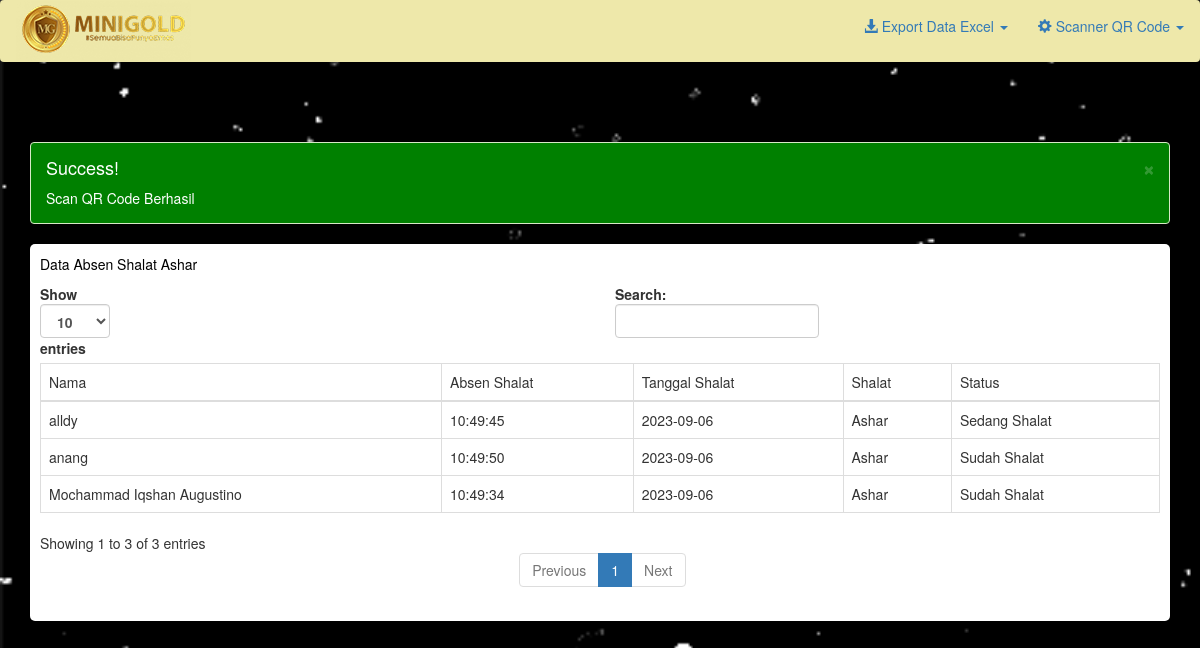
Page /table_absen2.php (signed in) on the committed database.
### tables this page shows
CREATE TABLE `ashar` (
  `id` int(11) NOT NULL,
  `nama` varchar(255) NOT NULL,
  `time_scan` varchar(255) NOT NULL,
  `TIMEOUT` varchar(255) NOT NULL,
  `LOGDATE` varchar(255) NOT NULL,
  `shalat` varchar(255) NOT NULL,
  `STATUS` varchar(255) NOT NULL
);

### table_absen2.php (the view, shortened to what this page needs)
<!DOCTYPE html>
<html>
<head>
    <link rel="stylesheet" href="https://maxcdn.bootstrapcdn.com/bootstrap/3.4.1/css/bootstrap.min.css">
    <link rel="stylesheet" href="css/bootstrap.min.css">
    </head>
</head>
<body>
  <nav class="navbar" style="background:#EEE8AA">
		  <div class="container-fluid">
			<div class="navbar-header">
			<div class="brand logo">
      <a href="index.php" title="Home" rel="home" class="site-branding__logo">
        <img src="logo-minigold-small.png" alt="Home">
      </a>
    </div>
			</div>
			<ul class="nav navbar-nav navbar-right">
         <li class="dropdown"><a class="dropdown-toggle" data-toggle="dropdown" href="#"><span class="glyphicon glyphicon-download-alt"></span> Export Data Excel <span class="caret"></span></a>
              <li class="dropdown"><a class="dropdown-toggle" data-toggle="dropdown" href="#"><span class="glyphicon glyphicon-cog"></span> Scanner QR Code <span class="caret"></span></a>
			</ul>
		  </div>
		</nav>
    <br>
    <br>
    <br>
       <div class="container">
            <div class="row">
                <div class="col-md-12">
					<?php
					if(isset($_SESSION['success'])){
					  echo "
						<div class='alert alert-success alert-dismissible' style='background:green;color:#fff'>
						  <button type='button' class='close' data-dismiss='alert' aria-hidden='true'>&times;</button>
						  <h4><i class='icon fa fa-check'></i> Success!</h4>
						  ".$_SESSION['success']."
						</div>
					  ";
					}
				  ?>
                </div>
                <div class="col-md-12">
				<div style="border-radius: 5px;padding:10px;background:#fff;" id="divvideo">
               <p>Data Absen Shalat Ashar</p>
                  <table id="example1" class="table table-bordered">
                    <thead>
                        <tr>
                        <td>Nama</td>
                            <td>Absen Shalat</td>
                            <td>Tanggal Shalat</td>
                            <td>Shalat</td>
                            <td>Status</td>
                        </tr>
                    </thead>
                    <tbody>
                        <?php
                        $server = "localhost";
                        $username="root";
                        $password="";
                        $dbname="upload_file";
                        $conn = new mysqli($server,$username,$password,$dbname);
                           $sql ="SELECT * FROM ashar";
                           $query = $conn->query($sql);
                           while ($row = $query->fetch_assoc()){
                        ?>
                            <tr>
                            <td><?php echo $row['nama'];?></td>
                                <td><?php echo $row['time_scan'];?></td>
                                <td><?php echo $row['LOGDATE'];?></td>
                                <td><?php echo $row['shalat'];?></td>
                                <td><?php echo $row['STATUS'];?></td>
                            </tr>
                        <?php
                        }
                        ?>
                    </tbody>
                  </table>
                </div>
                </div>
            </div>
        </div>
    </body>
</html>

### table_absen2.php (style rules this page uses)
#divvideo { box-shadow: 0px 0px 1px 1px rgba(0, 0, 0, 0.1); }
body { background-image: url(32.gif); background-size: cover; background-attachment: fixed; }
p { color: black }
h4 { color: black }

### rows in the picture
ashar: nama "Mochammad Iqshan Augustino", time_scan "10:49:34", LOGDATE "2023-09-06", shalat "Ashar", STATUS "Sudah Shalat"
ashar: nama "alldy", time_scan "10:49:45", LOGDATE "2023-09-06", shalat "Ashar", STATUS "Sedang Shalat"
ashar: nama "anang", time_scan "10:49:50", LOGDATE "2023-09-06", shalat "Ashar", STATUS "Sudah Shalat"

### other values in the picture
$_SESSION['success'] "Scan QR Code Berhasil"
